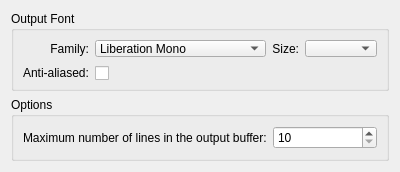
<?xml version="1.0" encoding="UTF-8"?>
<ui version="4.0">
 <class>ConfigOutput</class>
 <widget class="QWidget" name="ConfigOutput">
  <property name="geometry">
   <rect>
    <x>0</x>
    <y>0</y>
    <width>400</width>
    <height>163</height>
   </rect>
  </property>
  <property name="windowTitle">
   <string>Output</string>
  </property>
  <property name="windowIcon">
   <iconset resource="client.qrc">
    <normaloff>:/icons/output</normaloff>:/icons/output</iconset>
  </property>
  <layout class="QVBoxLayout" name="verticalLayout">
   <item>
    <widget class="QGroupBox" name="groupFont">
     <property name="minimumSize">
      <size>
       <width>0</width>
       <height>80</height>
      </size>
     </property>
     <property name="title">
      <string>Output Font</string>
     </property>
     <layout class="QGridLayout" name="layoutFont" columnstretch="0,1,0,0" columnminimumwidth="60,0,23,60">
      <item row="0" column="1">
       <widget class="QFontComboBox" name="comboFont">
        <property name="editable">
         <bool>false</bool>
        </property>
        <property name="currentText">
         <string>Consolas</string>
        </property>
        <property name="writingSystem">
         <enum>QFontDatabase::Latin</enum>
        </property>
        <property name="fontFilters">
         <set>QFontComboBox::MonospacedFonts</set>
        </property>
        <property name="currentFont">
         <font>
          <family>Consolas</family>
          <pointsize>8</pointsize>
         </font>
        </property>
       </widget>
      </item>
      <item row="2" column="0">
       <widget class="QLabel" name="labelAntiAliased">
        <property name="minimumSize">
         <size>
          <width>0</width>
          <height>20</height>
         </size>
        </property>
        <property name="text">
         <string>Anti-aliased:</string>
        </property>
       </widget>
      </item>
      <item row="0" column="0">
       <widget class="QLabel" name="labelFont">
        <property name="text">
         <string>Family:</string>
        </property>
        <property name="alignment">
         <set>Qt::AlignRight|Qt::AlignTrailing|Qt::AlignVCenter</set>
        </property>
       </widget>
      </item>
      <item row="2" column="1">
       <widget class="QCheckBox" name="checkAntiAliased">
        <property name="minimumSize">
         <size>
          <width>0</width>
          <height>20</height>
         </size>
        </property>
        <property name="text">
         <string/>
        </property>
       </widget>
      </item>
      <item row="0" column="2">
       <widget class="QLabel" name="labelFontSize">
        <property name="text">
         <string>Size:</string>
        </property>
        <property name="alignment">
         <set>Qt::AlignRight|Qt::AlignTrailing|Qt::AlignVCenter</set>
        </property>
       </widget>
      </item>
      <item row="0" column="3">
       <widget class="QComboBox" name="comboFontSize"/>
      </item>
     </layout>
    </widget>
   </item>
   <item>
    <widget class="QGroupBox" name="groupOptions">
     <property name="title">
      <string>Options</string>
     </property>
     <layout class="QFormLayout" name="formLayout">
      <item row="0" column="0">
       <widget class="QLabel" name="labelScrollback">
        <property name="text">
         <string>Maximum number of lines in the output buffer:</string>
        </property>
       </widget>
      </item>
      <item row="0" column="1">
       <widget class="QSpinBox" name="scrollback">
        <property name="minimum">
         <number>10</number>
        </property>
        <property name="maximum">
         <number>1000000</number>
        </property>
        <property name="singleStep">
         <number>10</number>
        </property>
       </widget>
      </item>
     </layout>
    </widget>
   </item>
   <item>
    <spacer name="verticalSpacer">
     <property name="orientation">
      <enum>Qt::Vertical</enum>
     </property>
     <property name="sizeHint" stdset="0">
      <size>
       <width>20</width>
       <height>40</height>
      </size>
     </property>
    </spacer>
   </item>
  </layout>
 </widget>
 <resources>
  <include location="client.qrc"/>
 </resources>
 <connections/>
</ui>
